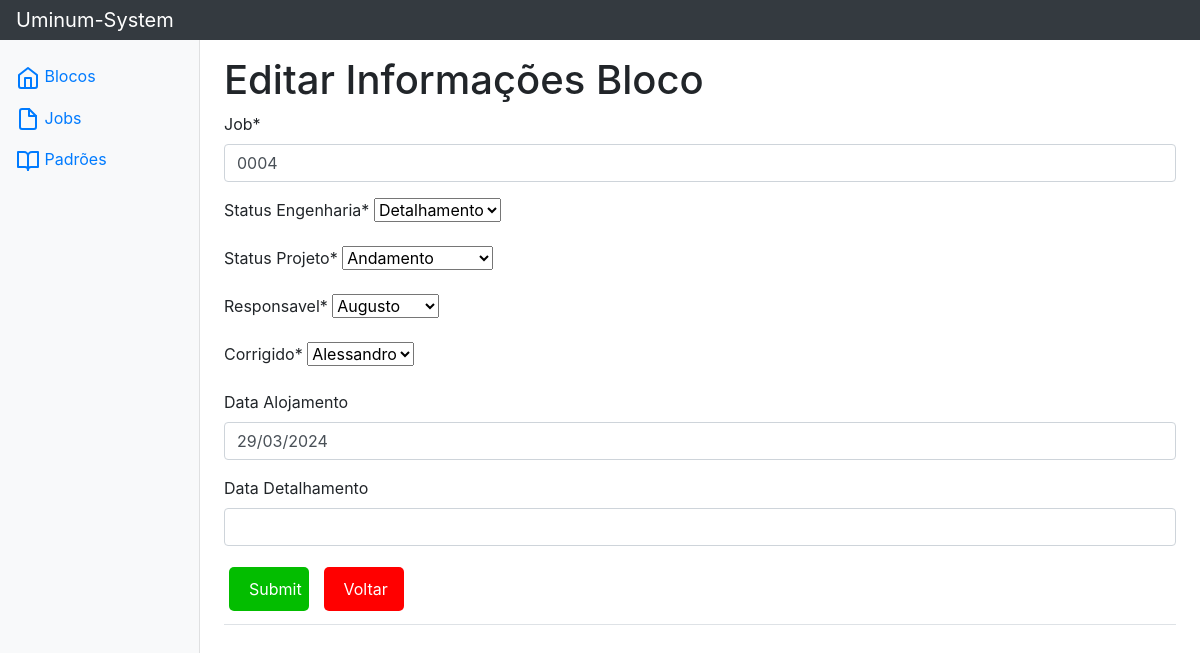
The app's page /jobs/job/8/editar/ with its own data.
### jobs/models.py (models this page shows, shortened)
class Jobs(models.Model):
    ID = models.AutoField(primary_key=True)
    job = models.CharField(max_length=4, blank=False, null=False)
    ALOJAMENTO = 'Alojamento'
    DETALHAMENTO = 'Detalhamento'
    STATUS_CHOICES_ENG = [
        (ALOJAMENTO, 'Alojamento'),
        (DETALHAMENTO, 'Detalhamento'),
    ]
    Status_Engenharia = models.CharField(max_length=12, choices=STATUS_CHOICES_ENG)
    ANDAMENTO = 'Andamento'
    REVISAO = 'Revisão'
    REVISAO_SUPERIOR = 'Crestani'
    FINALIZADO = 'Finalizado'
    STATUS_CHOICES_PROJ = [
        (ANDAMENTO, 'Andamento'),
        (REVISAO, 'Revisao'),
        (REVISAO_SUPERIOR, 'Revisao_Crestani'),
        (FINALIZADO, 'Finalizado'),
    ]
    Status_Projeto = models.CharField(max_length=10, choices=STATUS_CHOICES_PROJ)
    AUGUSTO = 'Augusto'
    ALESSANDRO = 'Alessandro'
    GUILHERME = 'Guilherme'
    GUSTAVO = 'Gustavo'
    STATUS_CHOICES_RESP = [
        (AUGUSTO, 'Augusto'),
        (ALESSANDRO, 'Alessandro'),
        (GUILHERME, 'Guilherme'),
        (GUSTAVO, 'Gustavo'),
    ]
    Responsavel = models.CharField(max_length=12, blank=False, null=False, choices=STATUS_CHOICES_RESP)
    Corrigido = models.CharField(max_length=12, blank=False, null=False, choices=STATUS_CHOICES_RESP)
    Data_Alojamento = models.DateField(blank=True, null=True)
    Data_Detalhamento = models.DateField(blank=True, null=True)

### jobs/views.py (the view, shortened to what this page needs)
# urls.py: path('job/<int:pk>/editar/', editaJob.as_view(), name='EditaJob'),
class editaJob(UpdateView):
    model = Jobs
    template_name = 'edita_job.html'
    form_class = JobUpdateForm
    def get_object(self, queryset=None):
        return Jobs.objects.get(pk=self.kwargs['pk'])

### jobs/form.py (shortened to what this page needs)
class JobUpdateForm(forms.ModelForm):
    class Meta:
        model = Jobs
        fields = "__all__"
        widgets = {
            'Data_Alojamento': forms.DateInput(),
            'Data_Detalhamento': forms.DateInput(),
        }

### jobs/templates/edita_job.html (shortened to what this page needs)
{% extends "base.html" %}
{% load crispy_forms_tags %}
{% block content %}
<div class="produto-card">
    <h1>Editar Informações Bloco</h1>
    <form method="post" class="form-alinhado-esquerda" enctype="multipart/form-data">
        {{ form|crispy }}
        <input type='submit' name="Atualizar" id="Atualizar" class="botao-submit">
        <a href="{% url 'ListaJob' %}"><button class="voltar">Voltar</button></a>
    </form>
</div>
{% endblock %}

### jobs/templates/edita_job.html (style rules this page uses)
.voltar { width: 80px; margin: 5px; background-color: red; color: white; padding: 10px 20px; border: none; cursor: pointer; border-radius: 5px; font-size: 16px; }
.botao-submit { width: 80px; margin: 5px; background-color: rgb(3, 189, 0); color: white; padding: 10px 20px; border: none; cursor: pointer; border-radius: 5px; font-size: 16px; }

### records on screen
Jobs: job "0004", Status_Engenharia "Detalhamento", Status_Projeto "Andamento", Responsavel "Augusto", Corrigido "Alessandro", Data_Alojamento "29/03/2024"
